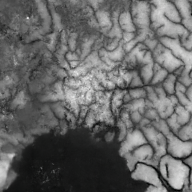
#> input picture iNNfer/fullImages/combined_image14542.png, 192 x 192 px; its folder holds only this picture in this run
$ python all.py
#> lines starting #> are read from the running program, lines starting #| are printed output that depends on the picture
import os
import subprocess
from PIL import Image
import shutil

def split_image(image_path, output_folder):
#> called with image_path = 'fullImages/combined_image14542.png', output_folder = 'input'
    img = Image.open(image_path)
#> img is the input picture: PIL image 192x192 RGB; mean R, G, B 101.6, 102, 101.8
    width, height = img.size
#> width = 192; height = 192
    chunk_size = 64

    for i in range(0, width, chunk_size):
        for j in range(0, height, chunk_size):
            box = (i, j, i + chunk_size, j + chunk_size)
            chunk = img.crop(box)
            chunk_filename = os.path.join(output_folder, f"chunk_{i}_{j}.png")
            chunk.save(chunk_filename)
#> this loop made 3 passes
#> pass 1, in split_image, `chunk.save(chunk_filename)`:
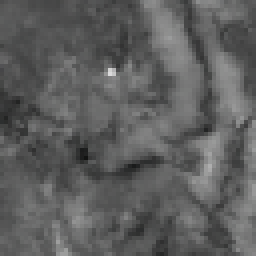
#> saved as chunk_0_0.png: PIL image 64x64 RGB (shown 4 times larger); mean R, G, B 94, 94.4, 94.2
#> pass 1, in split_image, `chunk.save(chunk_filename)`:
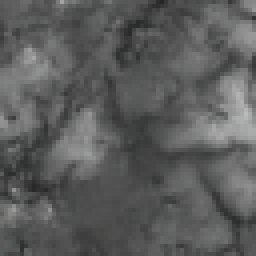
#> saved as chunk_0_64.png: PIL image 64x64 RGB (shown 4 times larger); mean R, G, B 91.7, 92.1, 91.9
#> pass 1, in split_image, `chunk.save(chunk_filename)`:
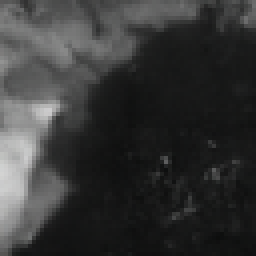
#> saved as chunk_0_128.png: PIL image 64x64 RGB (shown 4 times larger); mean R, G, B 54.2, 54.7, 54.4
#> pass 2, in split_image, `chunk.save(chunk_filename)`:
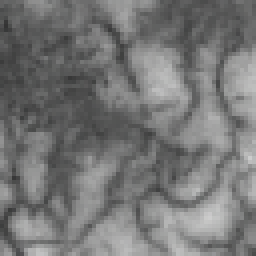
#> saved as chunk_64_0.png: PIL image 64x64 RGB (shown 4 times larger); mean R, G, B 118.1, 118.5, 118.2
#> after the loop:
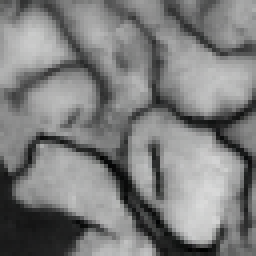
#> chunk: PIL image 64x64 RGB (shown 4 times larger); mean R, G, B 125.1, 125.6, 125.3

def process_images(input_folder):
    model_path = "GrayscaleUpscale.pth"

    for filename in os.listdir(input_folder):
        if filename.endswith(".png") or filename.endswith(".jpg"):
            image_path = os.path.join(input_folder, filename)
            output_folder = "input"
            os.makedirs(output_folder, exist_ok=True)
            split_image(image_path, output_folder)

            subprocess.run(["python", "run.py", "-m", model_path])
#> (this line was passed over: subprocess is not available in this run)

            for file in output_folder:
                file_path = os.path.join(output_folder, file)
                if os.path.isfile(file_path):
                    os.remove(file_path)

            os.mkdir("./256outputs/" + os.path.splitext(filename)[0])

#> (the run stopped early here; a loop or call above may not have finished)

$ run again, on iNNfer/fullImages/combined_image31307.png
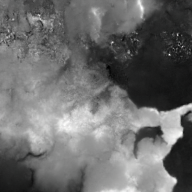
#> input picture iNNfer/fullImages/combined_image31307.png, 192 x 192 px
#> in split_image, img is the input picture: PIL image 192x192 RGB; mean R, G, B 107.7, 107.9, 107.8
#> the loop in split_image, `for i in range(0, width, chunk_size):` made 3 passes
#> pass 1, in split_image, `chunk.save(chunk_filename)`:
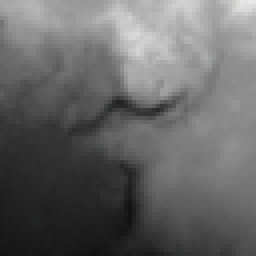
#> saved as chunk_0_128.png: PIL image 64x64 RGB (shown 4 times larger); mean R, G, B 101.6, 101.9, 101.7
#> after the loop in split_image, `for i in range(0, width, chunk_size):`:
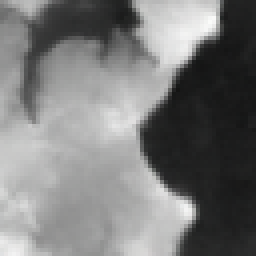
#> chunk: PIL image 64x64 RGB (shown 4 times larger); mean R, G, B 122, 122.3, 122

$ run again, on iNNfer/fullImages/combined_image31597.png
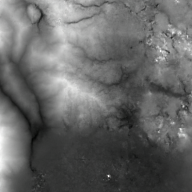
#> input picture iNNfer/fullImages/combined_image31597.png, 192 x 192 px
#> in split_image, img is the input picture: PIL image 192x192 RGB; mean R, G, B 102, 102.6, 102.1
#> the loop in split_image, `for i in range(0, width, chunk_size):` made 3 passes
#> pass 1, in split_image, `chunk.save(chunk_filename)`:
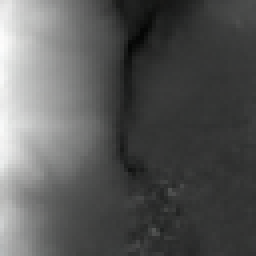
#> saved as chunk_0_128.png: PIL image 64x64 RGB (shown 4 times larger); mean R, G, B 87.7, 88.5, 87.8
#> after the loop in split_image, `for i in range(0, width, chunk_size):`:
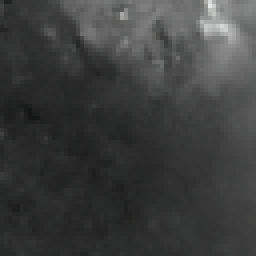
#> chunk: PIL image 64x64 RGB (shown 4 times larger); mean R, G, B 61.2, 61.9, 61.5

$ run again, on iNNfer/fullImages/combined_image35699.png
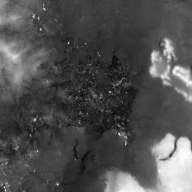
#> input picture iNNfer/fullImages/combined_image35699.png, 192 x 192 px
#> in split_image, img is the input picture: PIL image 192x192 RGB; mean R, G, B 79.4, 79.7, 79.7
#> the loop in split_image, `for i in range(0, width, chunk_size):` made 3 passes
#> pass 1, in split_image, `chunk.save(chunk_filename)`:
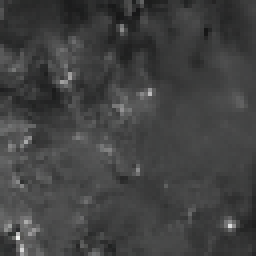
#> saved as chunk_0_128.png: PIL image 64x64 RGB (shown 4 times larger); mean R, G, B 65.4, 65.8, 65.7
#> after the loop in split_image, `for i in range(0, width, chunk_size):`:
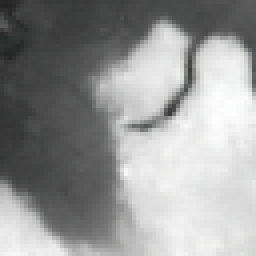
#> chunk: PIL image 64x64 RGB (shown 4 times larger); mean R, G, B 151.2, 151.5, 151.4
